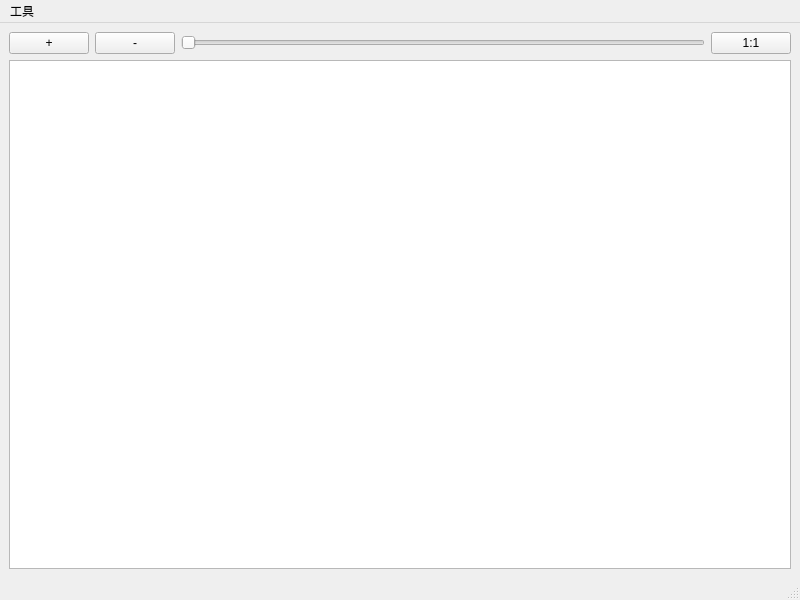
<?xml version="1.0" encoding="UTF-8"?>
<ui version="4.0">
 <class>MainWindow</class>
 <widget class="QMainWindow" name="MainWindow">
  <property name="geometry">
   <rect>
    <x>0</x>
    <y>0</y>
    <width>800</width>
    <height>600</height>
   </rect>
  </property>
  <property name="windowTitle">
   <string>MainWindow</string>
  </property>
  <widget class="QWidget" name="centralwidget">
   <layout class="QVBoxLayout" name="verticalLayout">
    <item>
     <layout class="QHBoxLayout" name="horizontalLayout">
      <item>
       <widget class="QPushButton" name="btnZoomIn">
        <property name="text">
         <string>+</string>
        </property>
        <property name="autoRepeat">
         <bool>true</bool>
        </property>
        <property name="autoDefault">
         <bool>false</bool>
        </property>
       </widget>
      </item>
      <item>
       <widget class="QPushButton" name="btnZoomOut">
        <property name="text">
         <string>-</string>
        </property>
        <property name="autoRepeat">
         <bool>true</bool>
        </property>
       </widget>
      </item>
      <item>
       <widget class="QSlider" name="horizontalSlider">
        <property name="orientation">
         <enum>Qt::Horizontal</enum>
        </property>
       </widget>
      </item>
      <item>
       <widget class="QPushButton" name="pushButton_3">
        <property name="text">
         <string>1:1</string>
        </property>
       </widget>
      </item>
     </layout>
    </item>
    <item>
     <widget class="QWGraphicsView" name="graphicsView"/>
    </item>
   </layout>
  </widget>
  <widget class="QMenuBar" name="menubar">
   <property name="geometry">
    <rect>
     <x>0</x>
     <y>0</y>
     <width>800</width>
     <height>23</height>
    </rect>
   </property>
   <widget class="QMenu" name="menu">
    <property name="title">
     <string>工具</string>
    </property>
    <addaction name="actionp"/>
    <addaction name="actionl"/>
    <addaction name="actiona"/>
   </widget>
   <addaction name="menu"/>
  </widget>
  <widget class="QStatusBar" name="statusbar"/>
  <action name="actionp">
   <property name="text">
    <string>画点</string>
   </property>
   <property name="toolTip">
    <string>画点</string>
   </property>
  </action>
  <action name="actionl">
   <property name="text">
    <string>画线</string>
   </property>
   <property name="toolTip">
    <string>两点画线、画圈</string>
   </property>
  </action>
  <action name="actiona">
   <property name="text">
    <string>画多边形</string>
   </property>
   <property name="toolTip">
    <string>多点</string>
   </property>
  </action>
 </widget>
 <customwidgets>
  <customwidget>
   <class>QWGraphicsView</class>
   <extends>QGraphicsView</extends>
   <header>qwgraphicsview.h</header>
  </customwidget>
 </customwidgets>
 <resources/>
 <connections/>
</ui>
